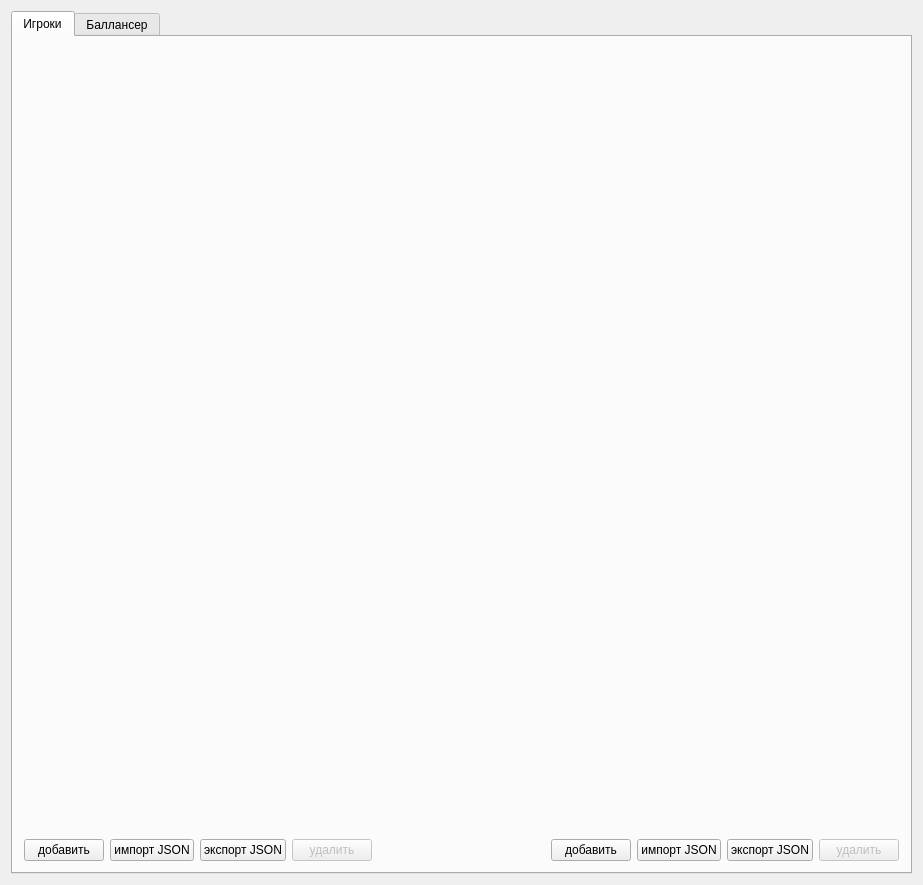
<?xml version="1.0" encoding="UTF-8"?>
<ui version="4.0">
 <class>MainWindowClass</class>
 <widget class="QMainWindow" name="MainWindowClass">
  <property name="geometry">
   <rect>
    <x>0</x>
    <y>0</y>
    <width>923</width>
    <height>885</height>
   </rect>
  </property>
  <property name="windowTitle">
   <string>MainWindow</string>
  </property>
  <property name="toolButtonStyle">
   <enum>Qt::ToolButtonFollowStyle</enum>
  </property>
  <widget class="QWidget" name="centralWidget">
   <property name="sizePolicy">
    <sizepolicy hsizetype="Minimum" vsizetype="Minimum">
     <horstretch>0</horstretch>
     <verstretch>0</verstretch>
    </sizepolicy>
   </property>
   <layout class="QHBoxLayout" name="horizontalLayout">
    <item>
     <widget class="QTabWidget" name="tabWidget">
      <property name="currentIndex">
       <number>0</number>
      </property>
      <widget class="QWidget" name="playersTab">
       <attribute name="title">
        <string>Игроки</string>
       </attribute>
       <layout class="QVBoxLayout" name="verticalLayout">
        <item>
         <layout class="QGridLayout" name="playersList">
          <item row="0" column="0" colspan="2">
           <layout class="QHBoxLayout" name="PlayersLayout">
            <property name="sizeConstraint">
             <enum>QLayout::SetDefaultConstraint</enum>
            </property>
            <item>
             <widget class="ScrollableSectionList" name="allPlayers" native="true"/>
            </item>
            <item>
             <widget class="ScrollableSectionList" name="activePlayers" native="true"/>
            </item>
           </layout>
          </item>
          <item row="1" column="0">
           <layout class="QHBoxLayout" name="AllControlLayout">
            <item>
             <widget class="QPushButton" name="AllAddUserButton">
              <property name="text">
               <string>добавить</string>
              </property>
             </widget>
            </item>
            <item>
             <widget class="QPushButton" name="AllImportJSONButton">
              <property name="text">
               <string>импорт JSON</string>
              </property>
             </widget>
            </item>
            <item>
             <widget class="QPushButton" name="AllExportJSONButton">
              <property name="text">
               <string>экспорт JSON</string>
              </property>
             </widget>
            </item>
            <item>
             <widget class="QPushButton" name="AllDeleteButton">
              <property name="enabled">
               <bool>false</bool>
              </property>
              <property name="text">
               <string>удалить</string>
              </property>
              <property name="checkable">
               <bool>false</bool>
              </property>
             </widget>
            </item>
            <item>
             <spacer name="horizontalSpacer">
              <property name="orientation">
               <enum>Qt::Horizontal</enum>
              </property>
              <property name="sizeHint" stdset="0">
               <size>
                <width>40</width>
                <height>20</height>
               </size>
              </property>
             </spacer>
            </item>
           </layout>
          </item>
          <item row="1" column="1">
           <layout class="QHBoxLayout" name="ActiveControlLayout">
            <item>
             <spacer name="horizontalSpacer_2">
              <property name="orientation">
               <enum>Qt::Horizontal</enum>
              </property>
              <property name="sizeHint" stdset="0">
               <size>
                <width>40</width>
                <height>20</height>
               </size>
              </property>
             </spacer>
            </item>
            <item>
             <widget class="QPushButton" name="ActAddUserButton">
              <property name="text">
               <string>добавить</string>
              </property>
             </widget>
            </item>
            <item>
             <widget class="QPushButton" name="ActImportJSONButton">
              <property name="text">
               <string>импорт JSON</string>
              </property>
             </widget>
            </item>
            <item>
             <widget class="QPushButton" name="ActExportJSONButton">
              <property name="text">
               <string>экспорт JSON</string>
              </property>
             </widget>
            </item>
            <item>
             <widget class="QPushButton" name="ActDeleteButton">
              <property name="enabled">
               <bool>false</bool>
              </property>
              <property name="text">
               <string>удалить</string>
              </property>
              <property name="checkable">
               <bool>false</bool>
              </property>
             </widget>
            </item>
           </layout>
          </item>
         </layout>
        </item>
       </layout>
      </widget>
      <widget class="QWidget" name="BallancerTab">
       <attribute name="title">
        <string>Баллансер</string>
       </attribute>
       <layout class="QHBoxLayout" name="horizontalLayout_2">
        <item>
         <widget class="Ballancer" name="ballancerWidget" native="true"/>
        </item>
       </layout>
      </widget>
     </widget>
    </item>
   </layout>
  </widget>
 </widget>
 <layoutdefault spacing="6" margin="11"/>
 <customwidgets>
  <customwidget>
   <class>ScrollableSectionList</class>
   <extends>QWidget</extends>
   <header>ScrollableSectionList.h</header>
   <container>1</container>
   <slots>
    <signal>onPlayerClicked(QListWidgetItem*)</signal>
    <signal>onPlayerSelected(bool)</signal>
    <slot>addPlayerButton()</slot>
   </slots>
  </customwidget>
  <customwidget>
   <class>Ballancer</class>
   <extends>QWidget</extends>
   <header>Ballancer.h</header>
   <container>1</container>
  </customwidget>
 </customwidgets>
 <resources/>
 <connections>
  <connection>
   <sender>AllAddUserButton</sender>
   <signal>clicked()</signal>
   <receiver>MainWindowClass</receiver>
   <slot>addPlayerButton()</slot>
   <hints>
    <hint type="sourcelabel">
     <x>87</x>
     <y>658</y>
    </hint>
    <hint type="destinationlabel">
     <x>82</x>
     <y>873</y>
    </hint>
   </hints>
  </connection>
  <connection>
   <sender>ActAddUserButton</sender>
   <signal>clicked()</signal>
   <receiver>MainWindowClass</receiver>
   <slot>addActPlayerButton()</slot>
   <hints>
    <hint type="sourcelabel">
     <x>641</x>
     <y>670</y>
    </hint>
    <hint type="destinationlabel">
     <x>641</x>
     <y>694</y>
    </hint>
   </hints>
  </connection>
  <connection>
   <sender>AllDeleteButton</sender>
   <signal>clicked()</signal>
   <receiver>MainWindowClass</receiver>
   <slot>deletePlayerButton()</slot>
   <hints>
    <hint type="sourcelabel">
     <x>311</x>
     <y>665</y>
    </hint>
    <hint type="destinationlabel">
     <x>285</x>
     <y>878</y>
    </hint>
   </hints>
  </connection>
  <connection>
   <sender>ActDeleteButton</sender>
   <signal>clicked()</signal>
   <receiver>MainWindowClass</receiver>
   <slot>deleteActivePlayerButton()</slot>
   <hints>
    <hint type="sourcelabel">
     <x>850</x>
     <y>667</y>
    </hint>
    <hint type="destinationlabel">
     <x>850</x>
     <y>759</y>
    </hint>
   </hints>
  </connection>
  <connection>
   <sender>allPlayers</sender>
   <signal>onPlayerSelected(bool)</signal>
   <receiver>MainWindowClass</receiver>
   <slot>allPlDelButAct(bool)</slot>
   <hints>
    <hint type="sourcelabel">
     <x>266</x>
     <y>306</y>
    </hint>
    <hint type="destinationlabel">
     <x>264</x>
     <y>-16</y>
    </hint>
   </hints>
  </connection>
  <connection>
   <sender>activePlayers</sender>
   <signal>onPlayerSelected(bool)</signal>
   <receiver>MainWindowClass</receiver>
   <slot>actPlDelButAct(bool)</slot>
   <hints>
    <hint type="sourcelabel">
     <x>660</x>
     <y>199</y>
    </hint>
    <hint type="destinationlabel">
     <x>657</x>
     <y>-18</y>
    </hint>
   </hints>
  </connection>
  <connection>
   <sender>AllImportJSONButton</sender>
   <signal>clicked()</signal>
   <receiver>MainWindowClass</receiver>
   <slot>importAllJsonButton()</slot>
   <hints>
    <hint type="sourcelabel">
     <x>128</x>
     <y>657</y>
    </hint>
    <hint type="destinationlabel">
     <x>122</x>
     <y>880</y>
    </hint>
   </hints>
  </connection>
  <connection>
   <sender>ActImportJSONButton</sender>
   <signal>clicked()</signal>
   <receiver>MainWindowClass</receiver>
   <slot>importActJsonButton()</slot>
   <hints>
    <hint type="sourcelabel">
     <x>710</x>
     <y>667</y>
    </hint>
    <hint type="destinationlabel">
     <x>656</x>
     <y>884</y>
    </hint>
   </hints>
  </connection>
 </connections>
 <slots>
  <slot>addPlayerButton()</slot>
  <slot>addActPlayerButton()</slot>
  <slot>deletePlayerButton()</slot>
  <slot>deleteActivePlayerButton()</slot>
  <slot>editPlayerButton(QListWidgetItem*)</slot>
  <slot>allPlDelButAct(bool)</slot>
  <slot>actPlDelButAct(bool)</slot>
  <slot>importAllJsonButton()</slot>
  <slot>importActJsonButton()</slot>
 </slots>
</ui>
